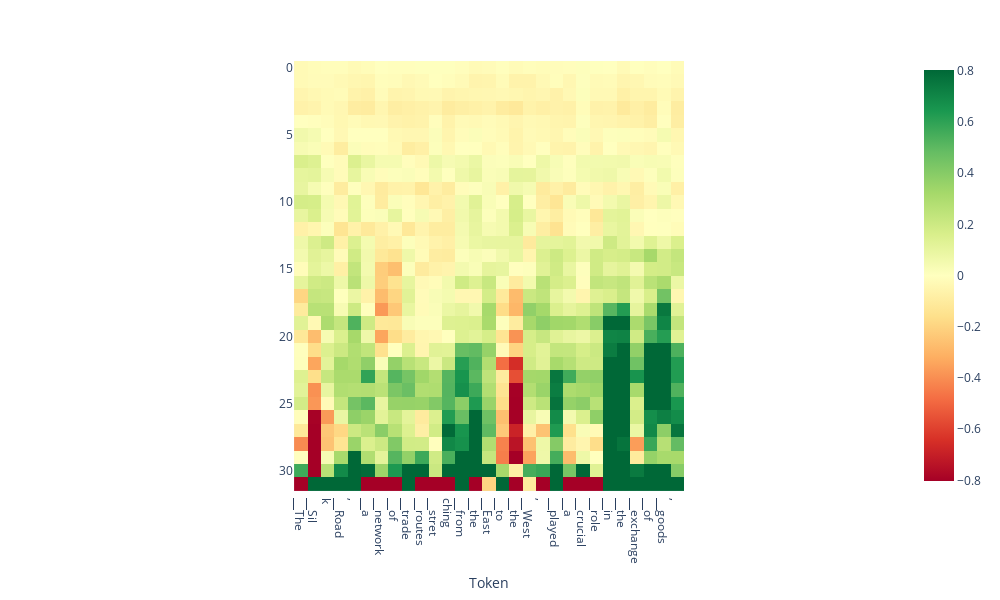

The notebook cell this image was saved under:
### Code cell
doc.plot_projection_heatmap(output['projections'], output['tokens'], lastn_tokens_to_plot=None, saturate_at='auto')

### Figure 1 — Plotly figure (JSON) as saved in the notebook; plotly's stock layout.template omitted (floating-point values rounded to 4 significant figures; data arrays with more than 128 entries replaced by an {"elided": "..."} marker saying what was removed)
{"data": [{"coloraxis": "coloraxis", "hovertemplate": "Token: %{x}<br>y: %{y}<br>color: %{z}<extra></extra>", "name": "0", "type": "heatmap", "xaxis": "x", "yaxis": "y", "z": {"elided": "32x29 float values"}}], "layout": {"coloraxis": {"cmax": 0.8027, "cmin": -0.8027, "colorscale": [[0, "rgb(165,0,38)"], [0.1, "rgb(215,48,39)"], [0.2, "rgb(244,109,67)"], [0.3, "rgb(253,174,97)"], [0.4, "rgb(254,224,139)"], [0.5, "rgb(255,255,191)"], [0.6, "rgb(217,239,139)"], [0.7, "rgb(166,217,106)"], [0.8, "rgb(102,189,99)"], [0.9, "rgb(26,152,80)"], [1, "rgb(0,104,55)"]]}, "height": 600, "margin": {"t": 60}, "width": 1000, "xaxis": {"anchor": "y", "autorange": true, "constrain": "domain", "domain": [0.2617, 0.7383], "range": [-0.5, 28.5], "scaleanchor": "y", "ticktext": ["▁The", "▁Sil", "k", "▁Road", ",", "▁a", "▁network", "▁of", "▁trade", "▁routes", "▁stret", "ching", "▁from", "▁the", "▁East", "▁to", "▁the", "▁West", ",", "▁played", "▁a", "▁crucial", "▁role", "▁in", "▁the", "▁exchange", "▁of", "▁goods", ",", "▁ideas"], "tickvals": [0, 1, 2, 3, 4, 5, 6, 7, 8, 9, 10, 11, 12, 13, 14, 15, 16, 17, 18, 19, 20, 21, 22, 23, 24, 25, 26, 27, 28, 29], "title": {"text": "Token"}}, "yaxis": {"anchor": "x", "autorange": true, "constrain": "domain", "domain": [0, 1], "range": [31.5, -0.5]}}}
